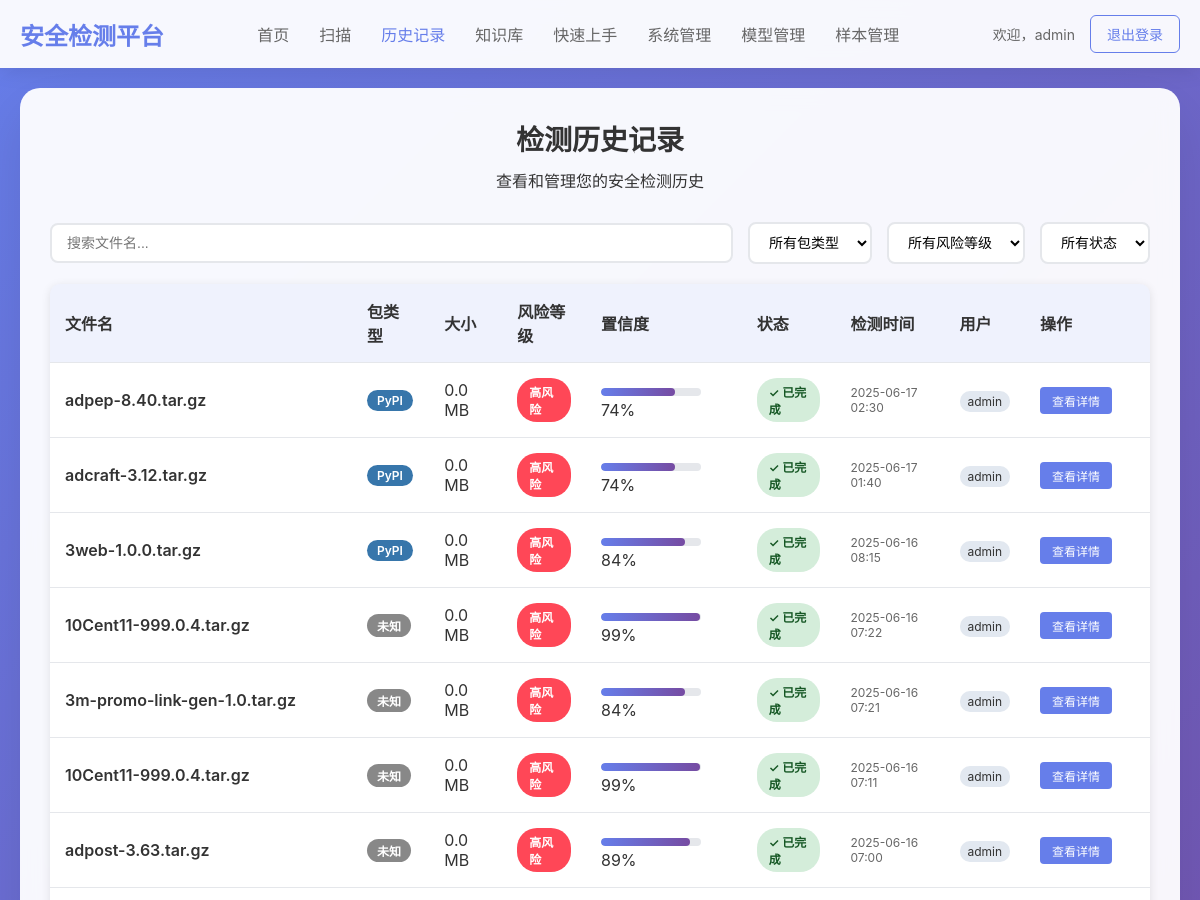
Page /history (signed in, upper part) on the earlier database version.
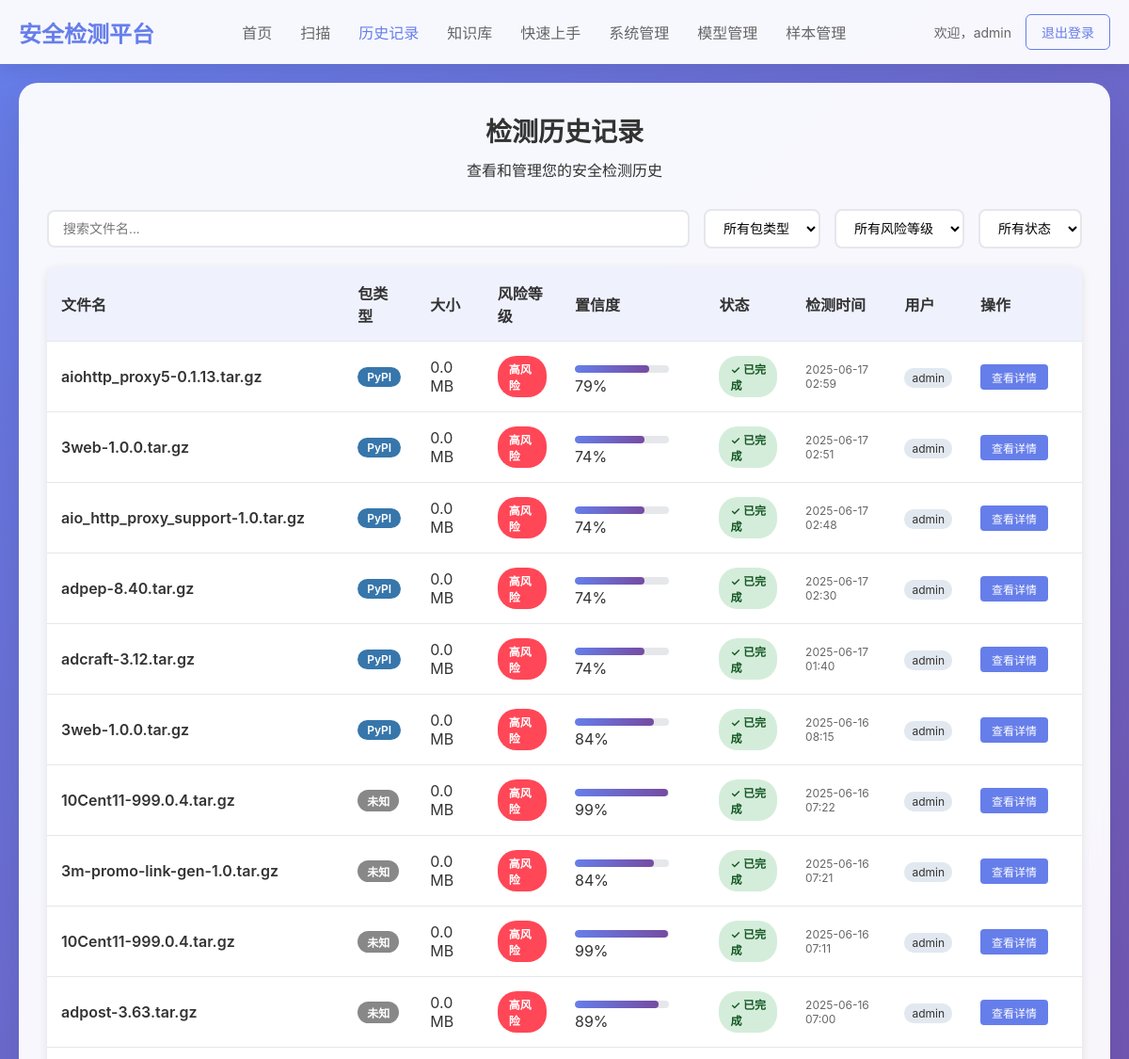
Same page on the later database version.
### tables this page shows
CREATE TABLE scan_records (
            id INTEGER PRIMARY KEY AUTOINCREMENT,
            user_id INTEGER,
            filename TEXT NOT NULL,
            file_size INTEGER,
            file_hash TEXT,
            scan_status TEXT DEFAULT 'pending',
            risk_level TEXT,
            confidence REAL,
            xgboost_result TEXT,
            llm_result TEXT,
            risk_explanation TEXT,
            scan_time REAL,
            created_at TIMESTAMP DEFAULT CURRENT_TIMESTAMP, package_type TEXT,
            FOREIGN KEY (user_id) REFERENCES users (id)
        );

CREATE TABLE users (
            id INTEGER PRIMARY KEY AUTOINCREMENT,
            username TEXT UNIQUE NOT NULL,
            email TEXT UNIQUE NOT NULL,
            password_hash TEXT NOT NULL,
            role TEXT DEFAULT 'user',
            created_at TIMESTAMP DEFAULT CURRENT_TIMESTAMP,
            last_login TIMESTAMP
        );

### app/routes/user.py (the view, shortened to what this page needs)
@user_bp.route('/history')
@login_required
def history():
    conn = sqlite3.connect(Config.DATABASE_PATH)
    conn.row_factory = sqlite3.Row
    cursor = conn.cursor()
    if session.get('role') == 'admin':
        cursor.execute('''
            SELECT r.id, r.filename, r.file_size, r.risk_level, r.confidence, r.scan_status, r.created_at,
                   r.package_type, u.username
            FROM scan_records r
            JOIN users u ON r.user_id = u.id
            ORDER BY r.created_at DESC
        ''')
    records = cursor.fetchall()
    conn.close()
    return render_template('history.html', records=records)

### app/utils/__init__.py (called while the page is built)
def login_required(view):
    @wraps(view)
    def wrapped_view(*args, **kwargs):
        if 'user_id' not in session:
            flash('请先登录', 'error')
            return redirect(url_for('auth.login'))
        return view(*args, **kwargs)
    return wrapped_view

### app/templates/history.html (shortened to what this page needs)
{% extends "base.html" %}
{% block content %}
<div class="history-container">
    <div class="header">
        <h1>检测历史记录</h1>
        <p>查看和管理您的安全检测历史</p>
    </div>
    <div class="search-controls">
        <input type="text" class="search-input" placeholder="搜索文件名..." id="searchInput">
        <select class="filter-select" id="packageTypeFilter">
            <option value="">所有包类型</option>
        </select>
        <select class="filter-select" id="riskFilter">
            <option value="">所有风险等级</option>
        </select>
        <select class="filter-select" id="statusFilter">
            <option value="">所有状态</option>
        </select>
    </div>
    {% if records %}
    <table class="records-table" id="recordsTable">
        <thead>
            <tr>
                <th>文件名</th>
                <th>包类型</th>
                <th>大小</th>
                <th>风险等级</th>
                <th>置信度</th>
                <th>状态</th>
                <th>检测时间</th>
                {% if session.role == 'admin' %}<th>用户</th>{% endif %}
                <th>操作</th>
            </tr>
        </thead>
        <tbody>
            {% for record in records %}
            <tr data-risk="{{ record[3] or '' }}" data-status="{{ record[5] }}" data-filename="{{ record[1] }}" data-package-type="{{ record[7] or 'unknown' }}">
                <td>
                    <div style="font-weight: 600; color: #333;">{{ record[1] }}</div>
                </td>
                <td>
                    {% if record[7] == 'pypi' %}
                        <span class="type-badge type-pypi">PyPI</span>
                    {% elif record[7] == 'npm' %}
                        <span class="type-badge type-npm">npm</span>
                    {% else %}
                        <span class="type-badge type-unknown">未知</span>
                    {% endif %}
                </td>
                <td>{{ "%.1f"|format(record[2] / 1024 / 1024) }} MB</td>
                <td>
                    {% if record[3] == 'high' %}
                        <span class="risk-badge risk-high">高风险</span>
                    {% elif record[3] == 'medium' %}
                        <span class="risk-badge risk-medium">中等风险</span>
                    {% elif record[3] == 'low' %}
                        <span class="risk-badge risk-low">低风险</span>
                    {% else %}
                        <span style="color: #999;">-</span>
                    {% endif %}
                </td>
                <td>
                    {% if record[4] %}
                        {% set confidence_percent = (record[4] * 100)|int %}
                        <div class="confidence-bar">
                            <div class="confidence-fill" style="width: {{ confidence_percent }}%"></div>
                        </div>
                        <span class="confidence-text">{{ confidence_percent }}%</span>
                    {% else %}
                        <span class="confidence-text">-</span>
                    {% endif %}
                </td>
                <td>
                    {% if record[5] == 'completed' %}
                        <span class="status-badge status-completed">✓ 已完成</span>
                    {% elif record[5] == 'pending' %}
                        <span class="status-badge status-pending">⏳ 检测中</span>
                    {% elif record[5] == 'failed' %}
                        <span class="status-badge status-failed">✗ 失败</span>
                    {% else %}
                        <span class="status-badge status-pending">{{ record[5] }}</span>
                    {% endif %}
                </td>
                <td style="font-size: 12px; color: #666;">
                    {{ record[6][:16] if record[6] else '-' }}
                </td>
                {% if session.role == 'admin' %}
                <td>
                    <span style="font-size: 12px; padding: 3px 8px; background: #e2e8f0; border-radius: 10px;">{{ record[8] }}</span>
                </td>
                {% endif %}
                <td>
                    <div class="action-buttons">
                        {% if record[5] == 'completed' %}
                            <a href="/results/{{ record[0] }}" class="btn-small btn-primary">查看详情</a>
                        {% elif record[5] == 'pending' %}
                            <a href="/progress/{{ record[0] }}" class="btn-small btn-secondary">查看进度</a>
                            <button class="btn-small btn-icon" title="取消" onclick="cancelScan('{{ record[0] }}')" style="background: #f8d7da; color: #721c24;">
                                <i class="cancel-icon">✕</i>
                            </button>
                        {% else %}
                            <a href="#" class="btn-small btn-secondary" onclick="retryDetection('{{ record[0] }}')">重新检测</a>
                            <button class="btn-small btn-icon" title="删除" onclick="deleteRecord('{{ record[0] }}')" style="background: #f8d7da; color: #721c24;">
                                <i class="delete-icon">🗑️</i>
                            </button>
                        {% endif %}
                    </div>
                </td>
            </tr>
            {% endfor %}
        </tbody>
    </table>
    {% endif %}
</div>
{% endblock %}

### app/templates/base.html (shortened to what this page needs)
<!DOCTYPE html>
<html lang="zh-CN">
<head>
</head>
<body>
    {% if session.user_id %}
    <nav class="navbar">
        <div class="navbar-content">
            <a href="{{ url_for('user.index') }}" class="logo">安全检测平台</a>
            <ul class="nav-links">
                <li><a href="{{ url_for('user.index') }}" {% if request.path == '/' %}class="active"{% endif %}>首页</a></li>
                <li><a href="{{ url_for('scan.scan') }}" {% if request.path == '/scan' %}class="active"{% endif %}>扫描</a></li>
                <li><a href="{{ url_for('user.history') }}" {% if request.path == '/history' %}class="active"{% endif %}>历史记录</a></li>
                <li><a href="{{ url_for('user.knowledge') }}" {% if request.path == '/knowledge' %}class="active"{% endif %}>知识库</a></li>
                <li><a href="{{ url_for('user.guide') }}" {% if request.path == '/guide' %}class="active"{% endif %}>快速上手</a></li>
                {% if session.role == 'admin' %}
                <li><a href="{{ url_for('admin.admin') }}" class="{% if request.endpoint == 'admin' %}active{% endif %}">系统管理</a></li>
                <li><a href="{{ url_for('admin.model_management') }}" class="{% if request.endpoint == 'model_management' %}active{% endif %}">模型管理</a></li>
                <li><a href="{{ url_for('admin.sample_management') }}" class="{% if request.endpoint == 'sample_management' %}active{% endif %}">样本管理</a></li>
                {% endif %}
            </ul>
            <div class="user-menu">
                <span class="user-info">欢迎，{{ session.username }}</span>
                <a href="{{ url_for('auth.logout') }}" class="btn btn-outline">退出登录</a>
            </div>
        </div>
    </nav>
    {% endif %}
    <div class="container">
        {% block content %}{% endblock %}
    </div>
</body>
</html>

### app/templates/base.html (style rules this page uses)
* { margin: 0; padding: 0; box-sizing: border-box; }
body { font-family: 'Microsoft YaHei', -apple-system, BlinkMacSystemFont, 'Segoe UI', sans-serif; background: linear-gradient(135deg, #667eea 0%, #764ba2 100%); min-height: 100vh; color: #333; }
.navbar { background: rgba(255, 255, 255, 0.95); backdrop-filter: blur(10px); padding: 15px 0; box-shadow: 0 2px 20px rgba(0,0,0,0.1); position: sticky; top: 0; z-index: 100; }
.navbar-content { max-width: 1200px; margin: 0 auto; padding: 0 20px; display: flex; justify-content: space-between; align-items: center; }
.logo { font-size: 24px; font-weight: 700; color: #667eea; text-decoration: none; }
.nav-links { display: flex; gap: 30px; list-style: none; }
.nav-links a { color: #666; text-decoration: none; font-weight: 500; transition: color 0.3s ease; }
.nav-links a:hover, .nav-links a.active { color: #667eea; }
.user-menu { display: flex; align-items: center; gap: 15px; }
.user-info { color: #666; font-size: 14px; }
.btn { padding: 8px 16px; border: none; border-radius: 6px; text-decoration: none; font-size: 14px; font-weight: 500; cursor: pointer; transition: all 0.3s ease; display: inline-block; }
.btn-primary { background: linear-gradient(135deg, #667eea 0%, #764ba2 100%); color: white; }
.btn-outline { background: transparent; color: #667eea; border: 1px solid #667eea; }
.container { max-width: 1200px; margin: 0 auto; padding: 20px; }

### app/templates/history.html (style rules this page uses)
.history-container { background: rgba(255, 255, 255, 0.95); backdrop-filter: blur(10px); padding: 30px; border-radius: 20px; box-shadow: 0 20px 60px rgba(0,0,0,0.1); margin: 0 auto; }
.header { text-align: center; margin-bottom: 30px; }
.header h1 { color: #333; margin-bottom: 10px; font-size: 28px; }
.search-controls { display: flex; gap: 15px; margin-bottom: 20px; align-items: center; flex-wrap: wrap; }
.search-input { flex: 1; min-width: 200px; padding: 10px 15px; border: 2px solid #e5e7eb; border-radius: 8px; font-size: 14px; }
.filter-select { padding: 10px 15px; border: 2px solid #e5e7eb; border-radius: 8px; font-size: 14px; background: white; }
.records-table { width: 100%; border-collapse: collapse; margin-bottom: 20px; background: white; border-radius: 10px; overflow: hidden; box-shadow: 0 2px 10px rgba(0,0,0,0.1); }
.records-table th, .records-table td { padding: 15px; text-align: left; border-bottom: 1px solid #e5e7eb; }
.records-table th { background: rgba(102, 126, 234, 0.1); font-weight: 600; color: #333; }
.risk-badge { display: inline-block; padding: 5px 12px; border-radius: 20px; font-size: 12px; font-weight: 600; color: white; }
.risk-high { background: #ff4757; }
.type-badge { display: inline-block; padding: 3px 10px; border-radius: 12px; font-size: 12px; font-weight: 600; color: #fff; }
.type-pypi { background: #3776ab; }
.type-unknown { background: #888; }
.confidence-bar { width: 100px; height: 8px; background: #e5e7eb; border-radius: 4px; overflow: hidden; display: inline-block; }
.confidence-fill { height: 100%; background: linear-gradient(90deg, #667eea 0%, #764ba2 100%); border-radius: 4px; }
.status-badge { display: inline-block; padding: 5px 12px; border-radius: 20px; font-size: 12px; font-weight: 600; }
.status-completed { background: #d4edda; color: #155724; }
.action-buttons { display: flex; gap: 8px; }
.btn-small { padding: 5px 12px; border: none; border-radius: 4px; font-size: 12px; cursor: pointer; text-decoration: none; transition: all 0.3s ease; }
.btn-primary { background: #667eea; color: white; }

Differences in the rows shown:
added scan_records: filename "aiohttp_proxy5-0.1.13.tar.gz", package_type "PyPI", record[2]/1024/1024 "0.0", risk_level "高风险", confidence_percent "79", scan_status "✓ 已完成", created_at "2025-06-17 02:59", username "admin"
added scan_records: filename "3web-1.0.0.tar.gz", package_type "PyPI", record[2]/1024/1024 "0.0", risk_level "高风险", confidence_percent "74", scan_status "✓ 已完成", created_at "2025-06-17 02:51", username "admin"
added scan_records: filename "aio_http_proxy_support-1.0.tar.gz", package_type "PyPI", record[2]/1024/1024 "0.0", risk_level "高风险", confidence_percent "74", scan_status "✓ 已完成", created_at "2025-06-17 02:48", username "admin"
